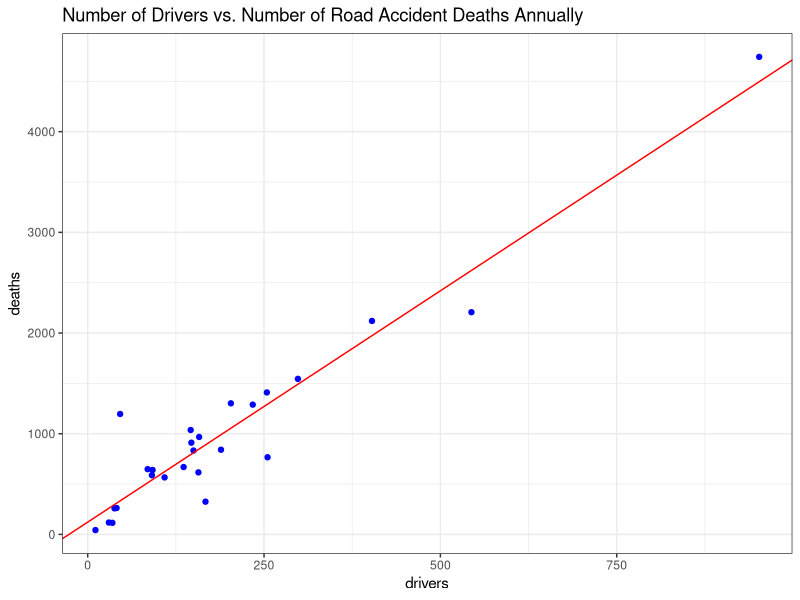
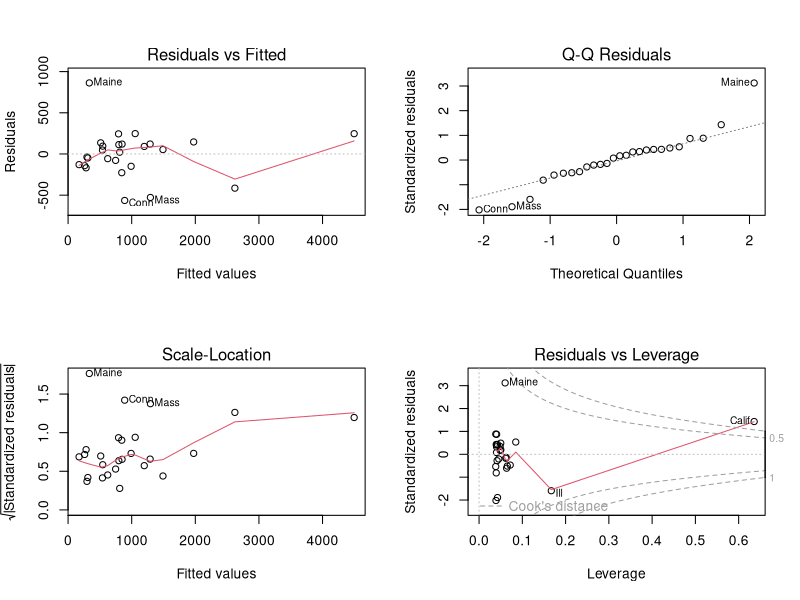
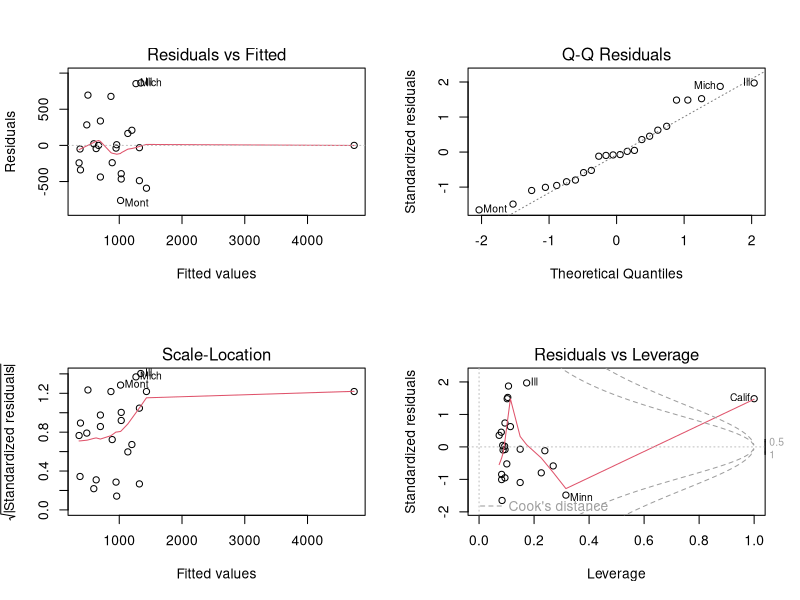

These figures' R source, in order:
## ---- chunk 1
knitr::opts_chunk$set(echo = TRUE)
## ---- chunk 2
library(MASS)
library(tidyverse)
library(car)
## ---- chunk 3
colnames(road)
## ---- chunk 4
head(road)
## ---- chunk 5
model1 = lm(data = road, deaths~drivers)
summary(model1)
## ---- chunk 6
confint(model1)
## ---- chunk 7
ggplot(data = road, aes(x = drivers, y = deaths)) + geom_point(col = "blue") + 
  geom_abline(intercept = model1$coefficients[1], 
              slope = model1$coefficients[2], 
              color = "red") + 
  ggtitle("Number of Drivers vs. Number of Road Accident Deaths Annually") + 
  theme_bw()
## ---- chunk 8
par(mfrow = c(2,2))
plot(model1)
## ---- chunk 9
which.max(hatvalues(model1))
## ---- chunk 10
model2 = lm(data = road, deaths~drivers+rural)
summary(model2)
## ---- chunk 11
model3 = lm(data = road, deaths~.)
summary(model3)
## ---- chunk 12
vif(model3)
## ---- chunk 13
model4 = lm(data = road, deaths~.-popden)
summary(model4)
## ---- chunk 14
model5 = lm(data = road, deaths~rural*temp)
summary(model5)
## ---- chunk 15
model6 = lm(data = road, deaths~drivers*fuel)
summary(model6)
## ---- chunk 16
model7 = lm(data = road, deaths~drivers*popden)
summary(model7)
## ---- chunk 17
model8 = lm(data = road, deaths~log(drivers))
summary(model8)
## ---- chunk 18
model9 = lm(data = road, deaths~poly(rural, 2) + exp(rural) + gamma(rural))
summary(model9)
## ---- chunk 19
par(mfrow = c(2,2))
plot(model9)
## ---- chunk 20
pop_type = cut(road$popden, breaks = c(quantile(road$popden, probs = seq(0,1, by = 0.25))), 
               labels=c("Low", "Med", "High", "Very High"))
pop_type[2] = "Low"
df = cbind(road, pop_type)
## ---- chunk 21
contrasts(df$pop_type)
## ---- chunk 22
model10 = lm(data = df, deaths~.-pop_type)
model11 = lm(data = df, deaths~.)

summary(model10)$sigma
summary(model11)$sigma
## ---- chunk 23
summary(model11)
## ---- chunk 24
# This function will return the polynomial degree that results in the lowest RSE
# in the linear regression model given one predictor, one target variable and 
# a maximum polynomial degree. 
lm_poly_max = function(x, y, max_deg = 10){
  
  df = data.frame(x = x, y = y)
  rse = c()
  for(i in 1:max_deg){
    model = lm(data = df, y~poly(x,i))
    rse = c(rse, summary(model)$sigma)
  }
  return(which.min(rse))
}
## ---- chunk 25
lm_poly_max(road$drivers, road$deaths)
## ---- chunk 26
lm_poly_max(road$fuel, road$deaths)
